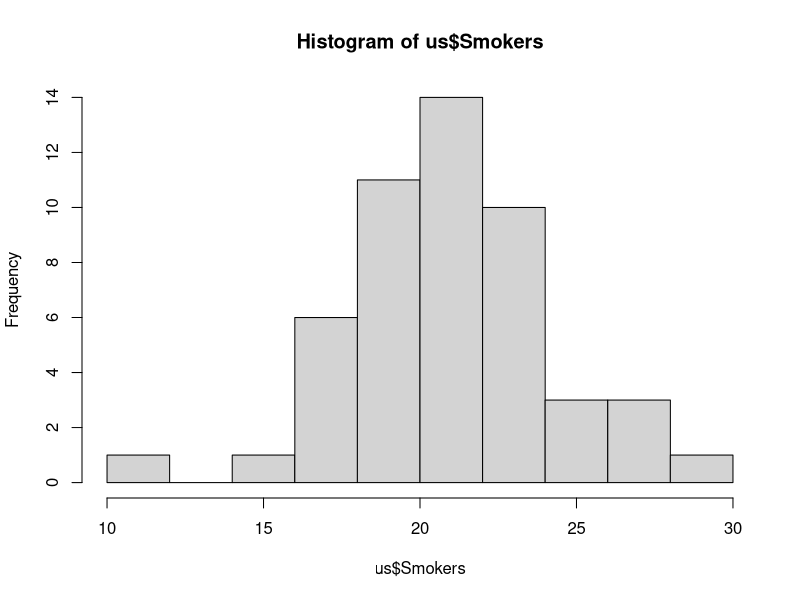

Write the R code that produced this figure.
## ---- chunk 1
us <- read.csv("../USStates.csv", header = TRUE, sep = ',')
## ---- chunk 2
hist(us$Smokers)
## ---- chunk 3

## ---- chunk 4

## ---- chunk 5

## ---- chunk 6

## ---- chunk 7

## ---- chunk 8

## ---- chunk 9

## ---- chunk 10

## ---- chunk 11

## ---- chunk 12

